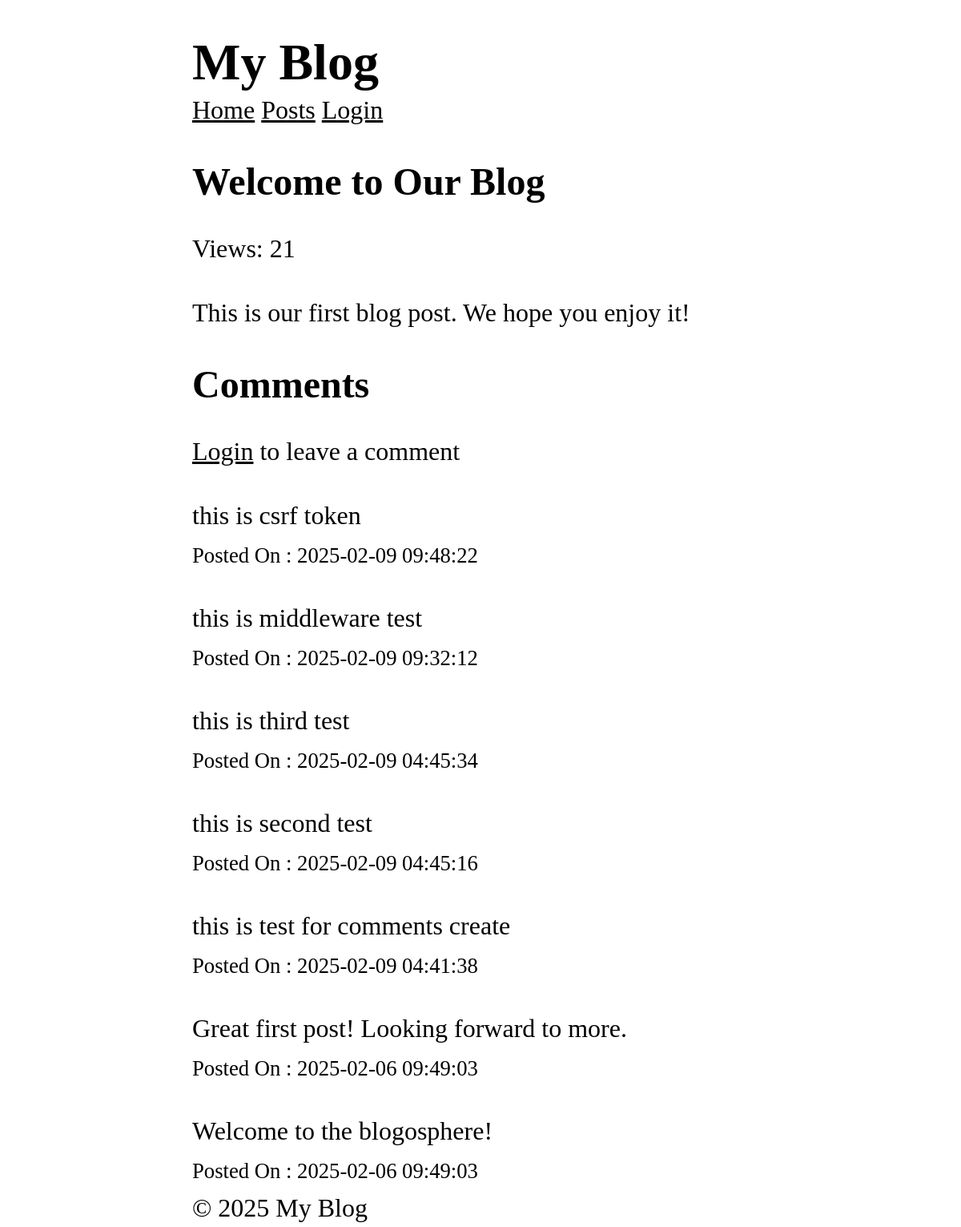
Before: /posts/1 with the older database file.
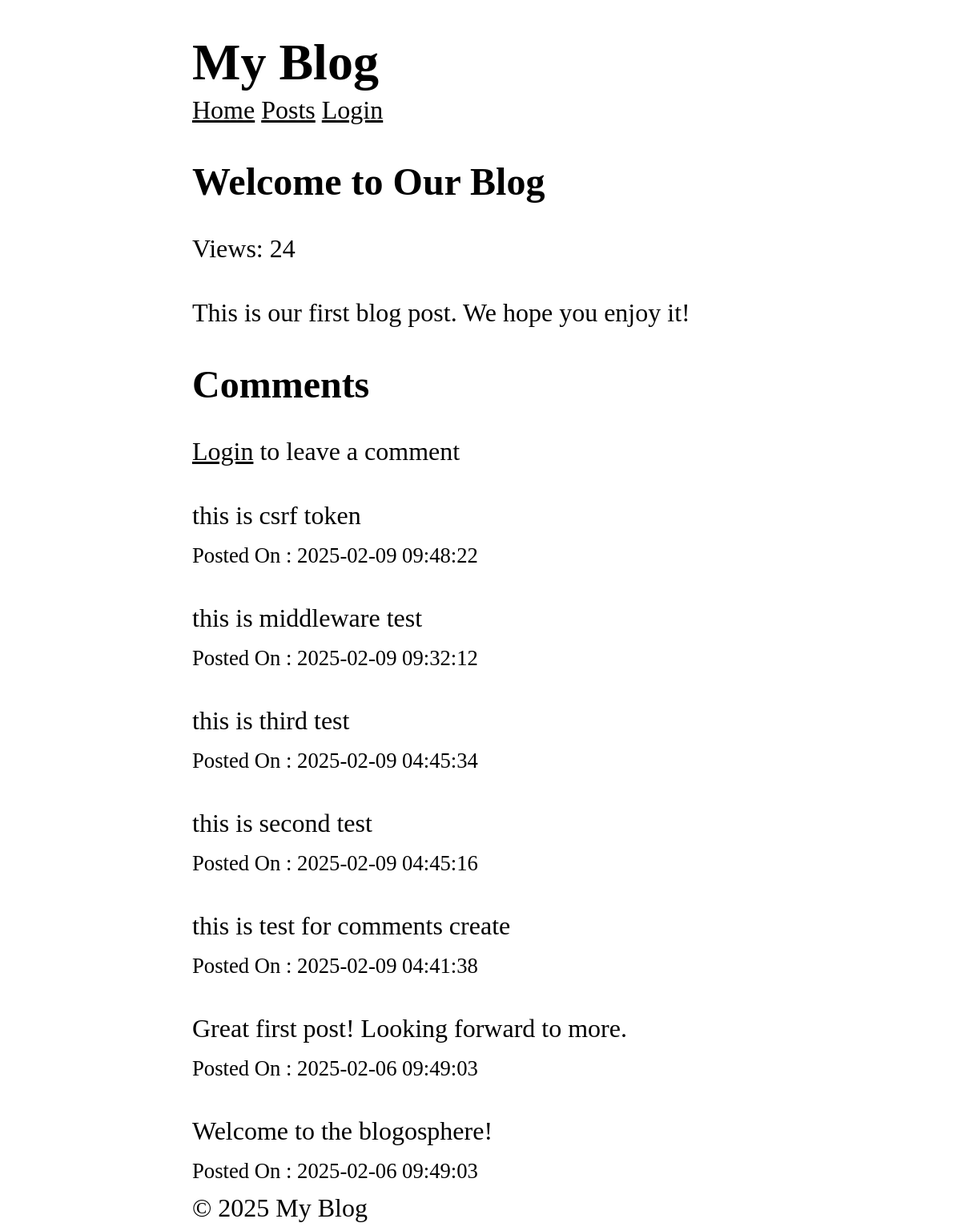
After: the same page with the newer database file.
### tables this page shows
CREATE TABLE posts (
  id INTEGER PRIMARY KEY AUTOINCREMENT,
  title TEXT NOT NULL,
  content TEXT NOT NULL,
  views INTEGER DEFAULT 0,
  user_id INTEGER NOT NULL,
  created_at DATETIME DEFAULT CURRENT_TIMESTAMP,
  FOREIGN KEY (user_id) REFERENCES users (id)
);

CREATE TABLE comments (
  id INTEGER PRIMARY KEY AUTOINCREMENT,
  content TEXT NOT NULL,
  user_id INTEGER NOT NULL,
  post_id INTEGER NOT NULL,
  created_at DATETIME DEFAULT CURRENT_TIMESTAMP,
  FOREIGN KEY (user_id) REFERENCES users (id),
  FOREIGN KEY (post_id) REFERENCES posts (id)
);

### core/Router.php (called while the page is built, shortened)
<?php
class Router
{
    protected array $routes = [];
    protected array $globalMiddleware = [];
    protected array $routeMiddleware = [];
    public function add(string $method , string $uri , string $controller , array $middlewares = []): void
    {
        $this->routes[] = [
            'method' => $method,
            'uri' => $uri,
            'controller' => $controller ,
            'middlewares' => $middlewares
        ];
    }
    public function addGlobalMiddleware(string $middleware): void
    {
        $this->globalMiddleware[] = $middleware;
    }
    public function addRouteMiddleware(string $name , string $middleware): void
    {
        $this->routeMiddleware[$name] = $middleware;
    }
    public function dispatch(string $uri , string $method): string
    {
        $route = $this->findRoute($uri , $method);
        $middlewares = [
            ...$this->globalMiddleware,
            ...array_map(fn($name) => $this->routeMiddleware[$name] , $route['middlewares'])
        ];
        return $this->runMiddleware($middlewares ,
        function() use ($route) {
            [$controller , $action] = explode('@' , $route['controller']);
        return $this->callAction($controller , $action , $route['params']);
        });
    }
    protected function runMiddleware(array $middlewares ,callable $target): mixed
    {
        $next = $target;
        foreach(array_reverse($middlewares) as $middleware)
        {
            $next = fn()=>(new $middleware)->handle($next);
        }
        return $next();
    }
    protected function findRoute(string $uri , string $method): ?array
    {
        foreach($this->routes as $route)
        {
            $params = $this->matchRoute($route['uri'] , $uri);
            if($params !== null && $route['method'] === $method)
            {
                return [...$route ,'params' => $params];
            }
        }
        return null;
    }
    protected function matchRoute(string $routeUri , string $requestUri):?array
    {
        $routeSegaments = explode('/' , trim($routeUri , '/'));
        $requestSegaments = explode('/' , trim($requestUri , '/'));
        if(count($routeSegaments) !== count($requestSegaments)){
            return null;
        }
        $params = [];
        foreach($routeSegaments as $index => $routeSegament)
        {
            if(str_starts_with($routeSegament , '{') && str_ends_with($routeSegament , '}'))
            {
                $params[trim($routeSegament , '{}')] = $requestSegaments[$index];
            }elseif($routeSegament !== $requestSegaments[$index])
            {
                return null;
            }
        }
        return $params;
    }
    protected function callAction(string $controller ,string $action , array $params): string
    {
       return (new $controllerClass)->$action(...$params);
    }
}

### app/Services/Auth.php (called while the page is built, shortened)
<?php
class Auth
{
    protected static $user = null;
    public static function user():?User
    {
        if(static::$user === null)
        {
            $userId = $_SESSION['user_id'] ?? null;
            static::$user = $userId ? User::find($userId) : RememberMe::user();
        }
        return static::$user;
    }
}

### app/Services/RememberMe.php (called while the page is built, shortened)
<?php
class RememberMe
{
    public static function user(): ?User
    {
        $tokenString = $_COOKIE[static::COOKIE_NAME] ?? null;
        if ($tokenString === null)
         {
             return null;
         }
         $token = RememberToken::findValid($tokenString);
         $user = User::find($token->user_id);
         return $user;
    }
}

### app/Services/CSRF.php (called while the page is built, shortened)
<?php
class CSRF
{
    public static function verify(?string $token = null): bool {
        $method = $_SERVER['REQUEST_METHOD'];
        if (in_array($method, ['GET', 'HEAD', 'OPTIONS'])) {
          return true;
        }
        return false;
      }
}

### core/App.php (called while the page is built, shortened)
<?php
class App
{
    protected static $container = [];
    public static function bind( string $key , mixed $value):void
    {
        static::$container[$key] = $value;
    }
    public static function get(string $key):mixed
    {
        return static::$container[$key];
    }
}

### core/Model.php (called while the page is built, shortened)
<?php
abstract class Model {
    protected static string $table;
    public static function find(mixed $id): ?static  {
        $db = App::get('database');
         return  $db->fetch("SELECT * FROM " . static::$table . " WHERE id = ?", [$id], static::class);
    }
}

### core/Database.php (called while the page is built, shortened)
<?php
class Database {
  protected $pdo;
  public function __construct(array $config) {
    try {
      $dsn = $this->createDsn($config);
      $username = $config['username'] ?? null;
      $password = $config['password'] ?? null;
      $options = $config['options'] ?? null;
      $this->pdo = new PDO($dsn, $username, $password, $options);
      $this->pdo->setAttribute(PDO::ATTR_ERRMODE, PDO::ERRMODE_EXCEPTION);
    } catch (PDOException $e) {
      throw new Exception("Could not connect to the database");
    }
  }
  protected function createDsn(array $config): string {
    $driver = $config['driver'];
    $dbname = $config['dbname'];
    return match($driver) {
      'sqlite' => "sqlite:$dbname",
      default => throw new Exception("Unsupported database driver: $driver")
    };
  }
  public function query(string $sql, array $params = []): PDOStatement {
    $stmt = $this->pdo->prepare($sql);
    $stmt->execute($params);
    return $stmt;
  }
  public function fetchAll(string $sql, array $params = [] , ?string $className = null): array {
    $stmt = $this->query($sql, $params);
    return $className
    ? $stmt->fetchAll(PDO::FETCH_CLASS, $className)
     : $stmt->fetchAll(PDO::FETCH_ASSOC);
  }
  public function fetch(string $sql, array $params = [] , ?string $className = null): mixed {
    $stmt = $this->query($sql, $params);
    $stmt->setFetchMode($className ? PDO::FETCH_CLASS : PDO::FETCH_ASSOC , $className);
    return $stmt->fetch() ;
  }
}

### app/Controller/PostController.php (called while the page is built, shortened)
<?php
class PostController
{
    public function show($id)
    {
        $posts = Post::find($id);
        $comments = Comment::forPost($id);
        Post::incrementViews($id);
        return View::render(template:'post/show' ,
        data: ['post' => $posts , 'comments' => $comments],
        layout:'layouts/main');
    }
}

### app/Middlewares/CSRF.php (called while the page is built, shortened)
<?php
class CSRF implements Middleware
{
    public function handle(callable $next)
    {
        return $next();
    }
}

### app/Middlewares/View.php (called while the page is built, shortened)
<?php
class View implements Middleware
{
    public function handle(callable $next)
    {
        return $next();
    }
}

### app/Models/Comment.php (called while the page is built, shortened)
<?php
class Comment extends Model
{
    protected static string $table = 'comments';
    public static function forPost(int $postId): array
    {
        $db = App::get('database');
      return  $db->fetchAll(
        "SELECT * FROM " . static::$table . " WHERE post_id = ? ORDER BY created_at DESC", [$postId], static::class);
    }
}

### app/Models/Post.php (called while the page is built, shortened)
<?php
class Post extends Model
{
    protected static string $table = 'posts';
    public static function incrementViews($id):void
    {
        $db = App::get('database');
        $db-> query('UPDATE ' . static::$table . ' SET views = views + 1 WHERE id = ?', [$id]);
    }
}

### core/View.php (called while the page is built, shortened)
<?php
class View
{
    protected static $globals = [];
    public static function share(string $key , mixed $value): void
    {
        static::$globals[$key] = $value;
    }
    public static function render(string $template , array $data = [], string $layout = null): string
    {
        $data = [...static::$globals , ...$data];
        $content = static::renderTemplate($template , $data);
        return static::renderLayout($layout , $data , $content);
    }
    protected static function renderTemplate(string $template , array $data): string
    {
        extract($data);
        $path = dirname(__DIR__) . "/app/Views/$template.php";
        require $path;
        return ob_get_clean();
    }
    protected static function renderLayout(?string $template , array $data , string $content): string
    {
        extract([...$data , 'content' => $content]);
        $path = dirname(__DIR__) . "/app/Views/$template.php";
        require $path;
        return ob_get_clean();
    }
}

### app/Views/post/show.php (the view)
<article>
    <h1><?=htmlspecialchars($post->title);?></h1>
    <p>Views: <?= $post->views; ?></p>
    <p><?= nl2br(htmlspecialchars($post->content)); ?></p>
</article>
<section>
    <h2 id="comments">Comments</h2>
    <?php if($user): ?>
        <form action="/posts/<?= $post->id ?>/comments" method="post">
        <?= csrf_token(); ?>
        <textarea name="content" id="content" cols="5" rows="3"></textarea>
        <button type="submit">Comment</button>
        </form>
        <?php else: ?>
            <p><a href="/login">Login</a> to leave a comment</p>
        <?php endif; ?>
    <?php foreach($comments as $comment): ?>
        <article>
        <p><?= nl2br(htmlspecialchars($comment->content)); ?></p>
        <small>Posted On : <?= $comment->created_at; ?></small>
        </article>
    <?php endforeach; ?>
</section>

### public/index.php (shortened to what this page needs)
<?php
$router = new Router();
$uri =parse_url($_SERVER['REQUEST_URI'])['path'];
$method = $_SERVER['REQUEST_METHOD'];
echo $router->dispatch($uri , $method);

### app/Views/layouts/main.php (shortened to what this page needs)
<!DOCTYPE html>
<html lang="en">
<head>
   <link rel="stylesheet" href="/style.css"/>
</head>
<body>
    <header>
        <h1>My Blog</h1>
    </header>
    <nav>
        <a href="/">Home</a>
        <a href="/posts">Posts</a>
    <?php  if($user): ?>
        <form action="/logout" method="post">
            <?= csrf_token(); ?>
            <button type="submit">Logout (<?= $user->email?>)</button>
        </form>
        <?php else: ?>
        <a href="/login">Login</a>
    <?php endif; ?>
    </nav>
    <main>
        <?=$content?>
    </main>
    <footer>
        &copy; <?=date('Y')?> My Blog
    </footer>
</body>
</html>

### public/style.css (style rules this page uses)
*, *::before, *::after { box-sizing: border-box; }
html { -moz-text-size-adjust: none; -webkit-text-size-adjust: none; text-size-adjust: none; }
body, h1, h2, h3, h4, p, figure, blockquote, dl, dd { margin-block-end: 0; }
body { min-height: 100vh; line-height: 1.5; max-width: 60%; margin-left: auto; margin-right: auto; font-size: 2em; font-family: 'Times New Roman', Times, serif; }
h1, h2, h3, h4, button, input, label { line-height: 1.1; }
h1, h2, h3, h4 { text-wrap: balance; }
a:not([class]) { text-decoration-skip-ink: auto; color: currentColor; }

Changed rows visible on the page:
changed posts "Welcome to Our Blog": views "21" → "24"
